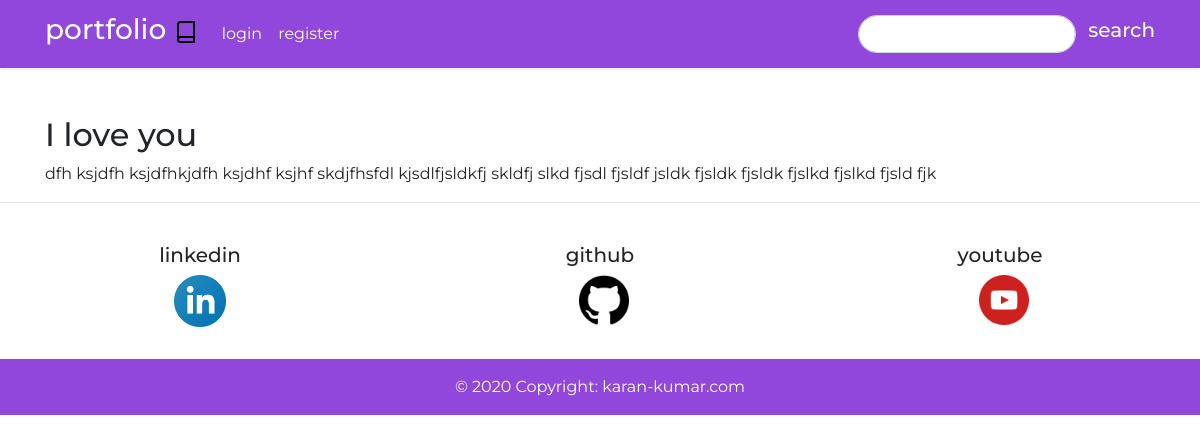
Screenshot of /articles6 with the database file from the repository.
### articles/models.py (models this page shows, shortened)
class Article(models.Model):
    title = models.CharField(max_length=50)
    slug = models.SlugField()
    body = models.TextField()
    date = models.DateTimeField(auto_now_add=True)
    author = models.ForeignKey(User, on_delete=models.CASCADE, default=None)

### articles/views.py (the view)
# urls.py: path('<post_id>', views.this_post, name='this_post')
def this_post(request, post_id):
	post = Article.objects.get(id=post_id)
	context = {
		'post': post,
	}
	return render(request, 'articles/this_post.html', context)

### articles/templates/articles/this_post.html
{% extends 'articles/base.html' %}
{% block content %}
<div class="container">
	<br>
	<h2>{{ post.title }}</h2>
	<p1>{{ post.body }}</p1>
</div>
{% endblock %}

### static/style.css (style rules this page uses)
body { font-family: 'Montserrat' !important; }

### rows the page displays
Article: title "I love you", body "dfh ksjdfh ksjdfhkjdfh ksjdhf ksjhf skdjfhsfdl kjsdlfjsldkfj skldfj slkd fjsdl fjsldf jsldk fjsldk fjsldk fjslkd fjslkd fjsld fjk"
